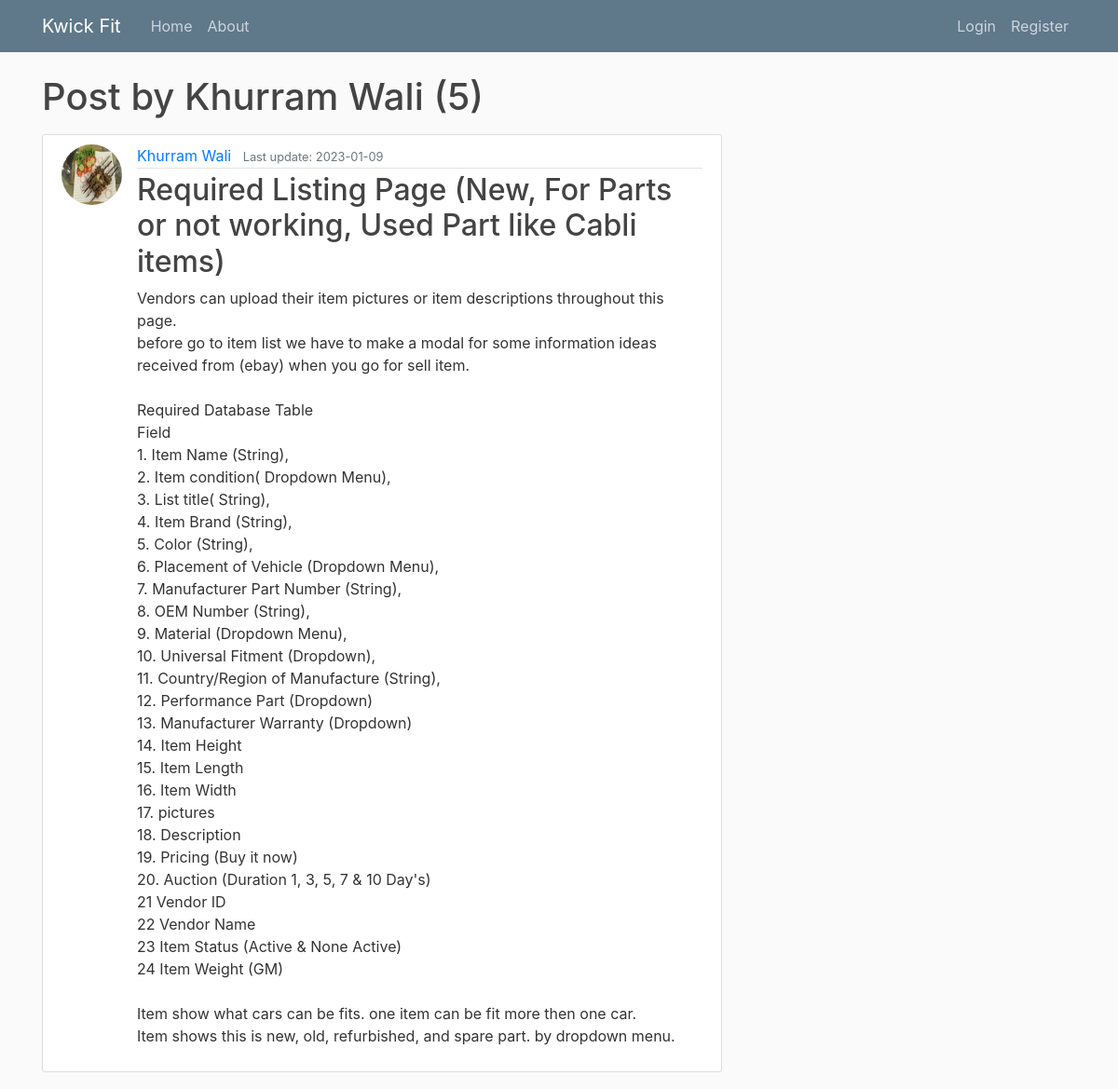
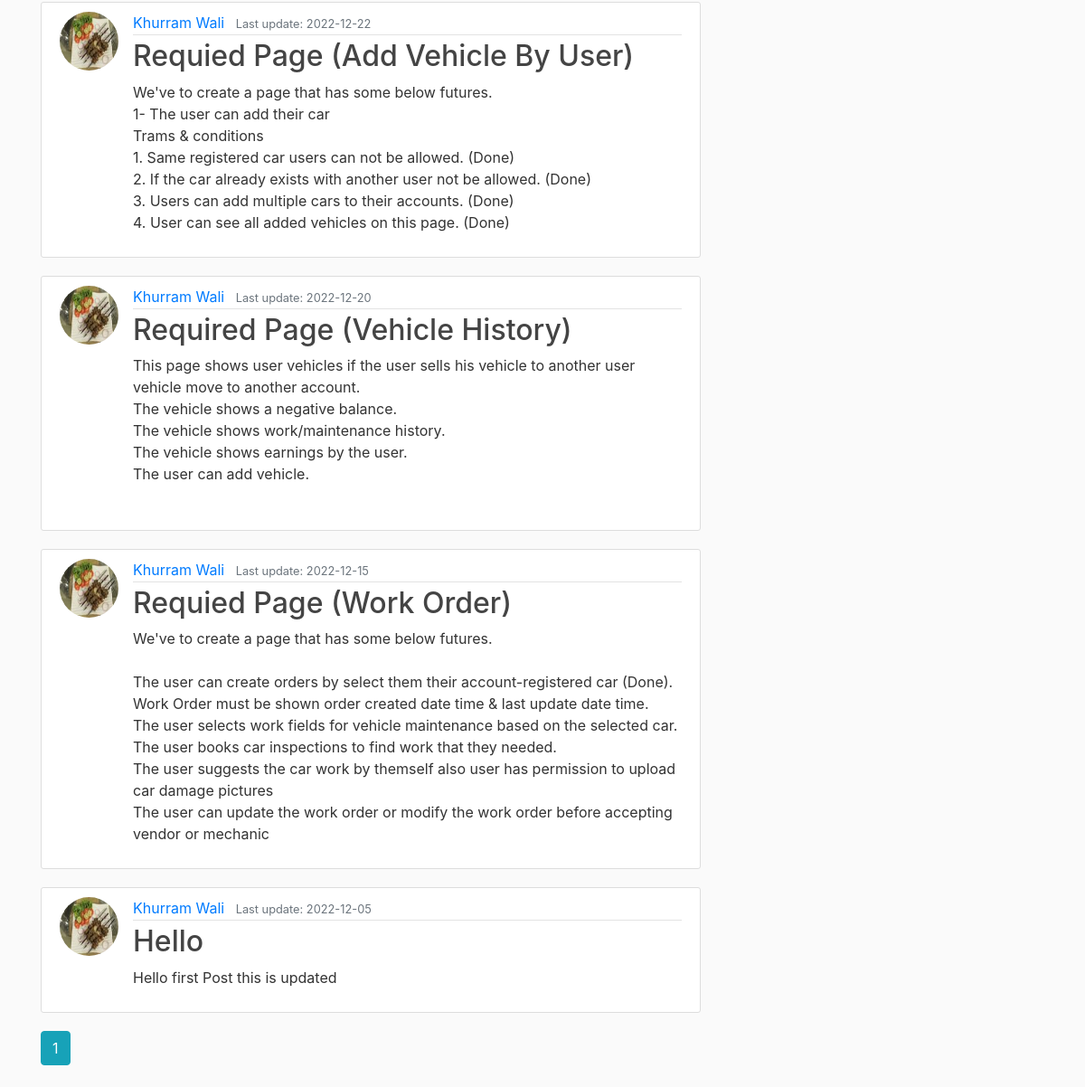
The page /user/khurram_wali on the database its author committed (2 pictures, top to bottom).
### website/models.py (models this page shows, shortened)
class User(db.Model, UserMixin):
    id = db.Column(db.Integer, primary_key=True)
    username = db.Column(db.String(20), unique=True, nullable=False)
    email = db.Column(db.String(120), unique=True, nullable=False)
    image_file = db.Column(db.String(50), nullable=False,
                           default='default.png')
    password = db.Column(db.String(100), nullable=False)
    timestamp = db.Column(db.DateTime, nullable=False,
                          default=datetime.utcnow)
    last_update = db.Column(db.DateTime,
                            default=datetime.utcnow, onupdate=datetime.utcnow)
    fname = db.Column(db.String(20))
    mname = db.Column(db.String(20))
    lname = db.Column(db.String(20))
    profession = db.Column(db.Integer, nullable=False)
    cnic_num = db.Column(db.String(13), unique=True)
    phone_num = db.Column(db.String(11), unique=True)
    country = db.Column(db.Integer, nullable=False)
    state = db.Column(db.Integer, nullable=False)
    city = db.Column(db.Integer, nullable=False)
    districts = db.Column(db.Integer, nullable=False)
    town = db.Column(db.Integer, nullable=False)
    area = db.Column(db.Integer, nullable=False)
    house = db.Column(db.String(50))
    street = db.Column(db.String(50))
    verification_remarks = db.Column(
        db.String(250), default="User not verified for work on this plateform")
    detail_verified = db.Column(db.Boolean, default=False)
    is_admin = db.Column(db.Boolean, default=False)
    level = db.Column(db.String(50), default="User")
    company_name = db.Column(db.String(50), nullable=False)
    mobile = db.Column(db.String(11), nullable=False)
    img_ntn = db.Column(db.String(50), nullable=False,
                        default='image-not-found.jpg')
    img_logo = db.Column(db.String(50), nullable=False,
                         default='image-not-found.jpg')
    webpage = db.Column(db.String(100), nullable=False)
    leaving_date = db.Column(db.DateTime, nullable=False,
                             default=datetime.utcnow)
    leaving_comint = db.Column(
        db.String(1000), default="Empty", nullable=False)
    orders = db.relationship('Neworder', backref='author', lazy='dynamic')
    posts = db.relationship('Post', backref='author', lazy='dynamic')
    user_vehicles = db.relationship(
        'Uservehicle', backref='user', lazy='dynamic')
    products = db.relationship('Product', backref='user', lazy='dynamic')
    brands = db.relationship('Brand', backref='user', lazy='dynamic')
    itemconds = db.relationship('Itemcond', backref='user', lazy='dynamic')
    colors = db.relationship('Color', backref='user', lazy='dynamic')
    placementofvehicles = db.relationship(
        'Placementofvehicle', backref='user', lazy='dynamic')
    materials = db.relationship(
        'Material', backref='user', lazy='dynamic')

class Post(db.Model):
    id = db.Column(db.Integer, primary_key=True)
    title = db.Column(db.String(100), nullable=False)
    date_posted = db.Column(db.DateTime, nullable=False,
                            default=datetime.utcnow)
    update_posted = db.Column(db.DateTime,
                              default=datetime.utcnow, onupdate=datetime.utcnow)
    content = db.Column(db.Text, nullable=False)
    user_id = db.Column(db.Integer, db.ForeignKey('user.id'), nullable=False)

### website/views.py (the view)
@views.route('/user/<string:username>')
def user_posts(username):
    page = request.args.get('page', 1, type=int)
    user = User.query.filter_by(username=username).first_or_404()
    posts = Post.query.filter_by(author=user).order_by(
        Post.update_posted.desc()).paginate(page=page, per_page=5)
    return render_template('user_post.html', title='User Posts', posts=posts, user=user)

### website/templates/user_post.html
{% extends 'base.html' %}
{% block content %}
<h1 class="mb-3">Post by {% if user.fname == None %}
    {{ user.username }}
    {% else %}
    {% if user.mname == None %}
    {{ user.fname }} {{ user.lname }}
    {% else %}
    {{ user.fname }} {{ user.mname }} {{ user.lname }}
    {% endif %}
    {% endif %} ({{ posts.total }})</h1>
{% for post in posts.items %}
<article class="media content-section">
    <img class="rounded-circle article-img"
        src="{{ url_for('static', filename='profile_pics/' + post.author.image_file) }}">
    <div class="media-body">
        <div class="article-metadata">
            <a class="mr-2" href="{{ url_for('views.user_posts', username=post.author.username)}}">
                {% if post.author.fname == None %}
                {{ post.author.username }}
                {% else %}
                {% if post.author.mname == None %}
                {{ post.author.fname }} {{ post.author.lname }}
                {% else %}
                {{ post.author.fname }} {{ post.author.mname }} {{ post.author.lname }}
                {% endif %}
                {% endif %}
            </a>
            <small class="text-muted">Last update: {{ post.update_posted.strftime('%Y-%m-%d') }}</small>
        </div>
        <h2><a class="article-title" href="{{ url_for('posts.post', post_id=post.id) }}">{{ post.title }}</a></h2>
        <p class="article-content">{{ post.content }}</p>
    </div>
</article>
{% endfor %}
{% for page_num in posts.iter_pages(left_edge=1, right_edge=1, left_current=1, right_current=2) %}
{% if page_num %}
{% if posts.page == page_num %}
<a class="btn btn-info mb-4" href="{{ url_for('views.user_posts', username=user.username, page=page_num)}}">{{ page_num
    }}</a>
{% else %}
<a class="btn btn-outline-info mb-4" href="{{ url_for('views.user_posts',username=user.username, page=page_num)}}">{{
    page_num }}</a>
{% endif %}
{% else %}
...
{% endif %}
{% endfor %}
{% endblock content %}

### website/static/main.css (style rules this page uses)
* { margin: 0; padding: 0; box-sizing: border-box; }
body { background: #fafafa; color: #333333; margin-top: 5rem; min-height: 100vh; overflow-x: hidden; }
h1, h2, h3, h4, h5, h6 { color: #444444; }
.content-section { background: #ffffff; padding: 10px 20px; border: 1px solid #dddddd; border-radius: 3px; margin-bottom: 20px; -webkit-border-radius: 3px; -moz-border-radius: 3px; -ms-border-radius: 3px; -o-border-radius: 3px; }
.article-title { color: #444444; }
.article-content { white-space: pre-line; }
.article-img { height: 65px; width: 65px; margin-right: 16px; }
.article-metadata { padding-bottom: 1px; margin-bottom: 4px; border-bottom: 1px solid #e3e3e3 }

### rows shown on the page
User: fname "Khurram", lname "Wali"
Post: image_file (picture), author.fname "Khurram", author.lname "Wali", update_posted "2023-01-09", title "Required Listing Page (New, For Parts or not working, Used Part like Cabli items)", content "Vendors can upload their item pictures or item descriptions throughout this page. before go to item list we have to make a modal for some information ideas received from (ebay) when you go for sell item. Required Database Table Field 1. Item Name (String), 2. Item condition( Dropdown Menu), 3. List title( String), 4. Item Brand (String), 5. Color (String), 6. Placement of Vehicle (Dropdown Menu), 7. Manufacturer Part Number (String), 8. OEM Number (String), 9. Material (Dropdown Menu), 10. Universal Fitment (Dropdown), 11. Country/Region of Manufacture (String), 12. Performance Part (Dropdown) 13. Manufacturer Warranty (Dropdown) 14. Item Height 15. Item Length 16. Item Width 17. pictures…"
Post: image_file (picture), author.fname "Khurram", author.lname "Wali", update_posted "2022-12-22", title "Requied Page (Add Vehicle By User)", content "We've to create a page that has some below futures. 1- The user can add their car Trams & conditions 1. Same registered car users can not be allowed. (Done) 2. If the car already exists with another user not be allowed. (Done) 3. Users can add multiple cars to their accounts. (Done) 4. User can see all added vehicles on this page. (Done)"
Post: image_file (picture), author.fname "Khurram", author.lname "Wali", update_posted "2022-12-20", title "Required Page (Vehicle History)", content "This page shows user vehicles if the user sells his vehicle to another user vehicle move to another account. The vehicle shows a negative balance. The vehicle shows work/maintenance history. The vehicle shows earnings by the user. The user can add vehicle."
Post: image_file (picture), author.fname "Khurram", author.lname "Wali", update_posted "2022-12-15", title "Requied Page (Work Order)", content "We've to create a page that has some below futures. The user can create orders by select them their account-registered car (Done). Work Order must be shown order created date time & last update date time. The user selects work fields for vehicle maintenance based on the selected car. The user books car inspections to find work that they needed. The user suggests the car work by themself also user has permission to upload car damage pictures The user can update the work order or modify the work order before accepting vendor or mechanic"
Post: image_file (picture), author.fname "Khurram", author.lname "Wali", update_posted "2022-12-05", title "Hello", content "Hello first Post this is updated"

### other values the page prints
{{ posts.total }} "5"
{{ page_num }} "1"
